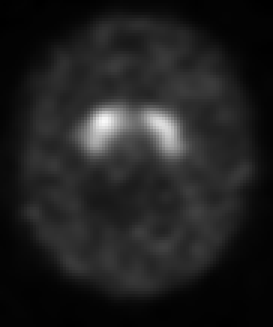
#> input picture Training/NC/NC3008.png, 91 x 109 px (shown 3 times larger); its folder holds only this picture in this run
$ jupyter execute main.ipynb
#> lines starting #> are read from the running program, lines starting #| are printed output that depends on the picture; after the words box and inside, x2 and y2 are one past the last pixel; in counts of white or black regions, pixels touching at a corner belong together
[cell 1]
import cv2
import numpy as np
import os
import matplotlib.pyplot as plt
from sklearn.svm import LinearSVC
from sklearn.preprocessing import StandardScaler

[cell 2]
def Segment(img):
    #using adaptiveThresholding technique
    thresh = cv2.adaptiveThreshold(img,1,cv2.ADAPTIVE_THRESH_GAUSSIAN_C,cv2.THRESH_BINARY,39, -27)
    # Marker labelling
    ret, markers = cv2.connectedComponents(thresh)
    # First, find the contours:
    thresh = np.uint8(markers>0)
    contours,_ = cv2.findContours(thresh, 1, 2)
    cnt = [cnt for cnt in contours if cv2.contourArea(cnt)>10]
    return cnt, markers

def MajorAxis(contour):
    ellipse = cv2.fitEllipse(contour)
    (xc,yc),(d1,d2),angle = ellipse
    return max(d1,d2)/2
#Now calculate perimeter(L), Area(S), circularity = 4*pi*S/L^2, majorAxis length, MinorAxis length from the mask
def feature_extract(contours):
    features = []
    S_L = cv2.contourArea(contours[0])
    features.append(S_L)
    S_R = cv2.contourArea(contours[1])
    features.append(S_R)
    L_L = cv2.arcLength(contours[0],True)
    features.append(L_L)
    L_R = cv2.arcLength(contours[1],True)
    features.append(L_R)
    C_L = 4*np.pi*S_L/L_L**2
    features.append(C_L)
    C_R = 4*np.pi*S_R/L_R**2
    features.append(C_R)
    features.append(MajorAxis(contours[0]))
    features.append(MajorAxis(contours[1]))
    return features

def unpack(path, Labels):
    features =[]
    labels = []
    for label in Labels:
        cur_path = path + '/' + label
        cur_label = label
        #unpacking
        count=0
        for image in os.listdir(cur_path):
            if image.endswith(".png"):
                count+=1
                print(f"Processing Image-{image} in {label}")
                #read and convert to gray scale
                im = cv2.imread(cur_path+'/'+image)
                im = cv2.cvtColor(im, cv2.COLOR_BGR2GRAY)
                contours,markers = Segment(im)
                features.append(feature_extract(contours))
                labels.append(cur_label)
    return features, labels

def Accuracy(Prediction, labels):
    count=0
    for predicted, label in zip(Prediction, labels):
        if predicted == label:
            count+=1
    return 100*count/len(testing_labels)

[cell 3]
training_path = 'Training'
training_labels = os.listdir(training_path)
training_features, training_labels = unpack(training_path, training_labels)
#> in unpack, im is the input picture: shape (109, 91, 3); min 0, max 249, mean 32.3
#> in Segment, `thresh = cv2.adaptiveThreshold(img,1,cv2.ADAPTIVE_THRESH_GAUSSIAN_C,cv..`:
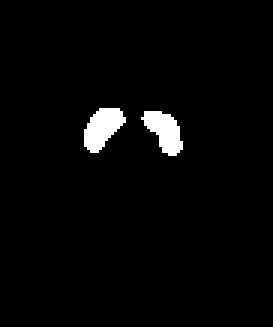
#> thresh: shape (109, 91) (shown 3 times larger); values 0 (black) and 1 (white), 2.6% white; 2 white regions
#> in Segment, `ret, markers = cv2.connectedComponents(thresh)`:
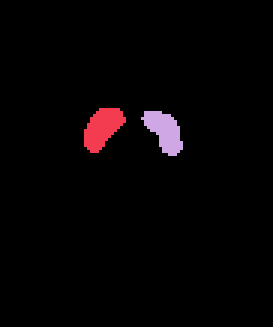
#> markers: shape (109, 91) int32 (shown 3 times larger); 3 distinct labels, from 0 to 2; one colour per label, 0 black
#> in Segment, `ret, markers = cv2.connectedComponents(thresh)`: ret = 3
#> in Segment, `contours,_ = cv2.findContours(thresh, 1, 2)`: contours = 2 contours; box (x1, y1, x2, y2) and area: (28, 36, 42, 51) 114, (47, 37, 61, 52) 102
#> in Segment, `cnt = [cnt for cnt in contours if cv2.contourArea(cnt)>10]`: cnt has the same summary as contours
#> in feature_extract, `S_L = cv2.contourArea(contours[0])`: S_L = 102.5
#> in feature_extract, `S_R = cv2.contourArea(contours[1])`: S_R = 114
#> in feature_extract, `L_L = cv2.arcLength(contours[0],True)`: L_L = 45.21
#> in feature_extract, `L_R = cv2.arcLength(contours[1],True)`: L_R = 43.46
#> in feature_extract, `C_L = 4*np.pi*S_L/L_L**2`: C_L = 0.63
#> in feature_extract, `C_R = 4*np.pi*S_R/L_R**2`: C_R = 0.759
#> in MajorAxis, `ellipse = cv2.fitEllipse(contour)`: ellipse = ((54.17, 43.1), (8.83, 17.94), 145.2)
#> in MajorAxis, `(xc,yc),(d1,d2),angle = ellipse`: xc = 54.17; yc = 43.1; d1 = 8.83; d2 = 17.94; angle = 145.2
#> pass 2 of the loop in unpack, `for label in Labels:`:
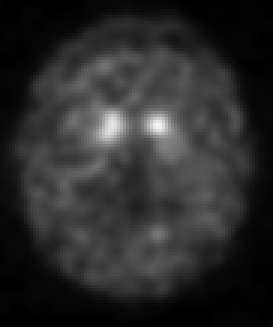
#> input picture Training/PD/PD3012.png, 91 x 109 px (shown 3 times larger)
#> in unpack, im is the input picture: shape (109, 91, 3); min 0, max 245, mean 42.9
#> im: shape (109, 91)
#> in Segment (call 2), `thresh = cv2.adaptiveThreshold(img,1,cv2.ADAPTIVE_THRESH_GAUSSIAN_C,cv..`:
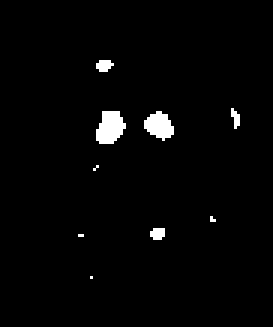
#> thresh: shape (109, 91) (shown 3 times larger); values 0 (black) and 1 (white), 2.1% white; 9 white regions (7 under 20 px)
#> markers: shape (109, 91) int32; 10 distinct labels, from 0 to 9
#> ret = 10
#> in Segment (call 2), `contours,_ = cv2.findContours(thresh, 1, 2)`: contours = 9 contours, 7 with area under 20; largest, box (x1, y1, x2, y2) and area: (32, 37, 42, 48) 66, (48, 37, 58, 47) 53
#> cnt = 4 contours, 2 with area under 20; largest, box (x1, y1, x2, y2) and area: (32, 37, 42, 48) 66, (48, 37, 58, 47) 53
#> in unpack, `contours,markers = Segment(im)`: contours has the same summary as cnt in Segment
#> training_features = [[102.5, 114, 45.21, 43.46, 0.63, 0.759, 8.97, 8.63], [10.5, 53, 12.24, 28.97, 0.88, 0.794, 2.28, 4.89]]; training_labels = ['NC', 'PD']

[cell 4]
testing_path = 'Testing'
testing_labels = os.listdir(training_path)
testing_features, testing_labels = unpack(testing_path, testing_labels)
#> in Segment (call 3), `contours,_ = cv2.findContours(thresh, 1, 2)`: contours = 2 contours; box (x1, y1, x2, y2) and area: (28, 36, 42, 51) 114, (47, 37, 61, 52) 102
#> in Segment (call 3), `cnt = [cnt for cnt in contours if cv2.contourArea(cnt)>10]`: cnt has the same summary as contours
#> pass 2 of the loop in unpack, `for label in Labels:`:
#> in Segment (call 4), `contours,_ = cv2.findContours(thresh, 1, 2)`: contours = 9 contours, 7 with area under 20; largest, box (x1, y1, x2, y2) and area: (32, 37, 42, 48) 66, (48, 37, 58, 47) 53
#> in unpack (call 2), `contours,markers = Segment(im)`: contours has the same summary as cnt in Segment
#> testing_features has the same summary as training_features; testing_labels = ['NC', 'PD']

[cell 5]
print ("Training features: {}".format(np.array(training_features).shape))
#| Training features: (2, 8)
print ("Training labels: {}".format(np.array(training_labels).shape))
#| Training labels: (2,)

[cell 6]
# Normalizing both data the data
scaler = StandardScaler()
scaler.fit(training_features)
training_data = scaler.transform(training_features)
testing_data = scaler.transform(testing_features)

[cell 7]
# create the classifier
print("[STATUS] Creating the classifier..")
clf_svm = LinearSVC(random_state=9, max_iter=1000)
# fit the training data and labels
print("[STATUS] Fitting data/label to model..")
clf_svm.fit(training_data, training_labels)

[cell 8]
#prediction
Prediction = [clf_svm.predict(feature.reshape(1, -1))[0] for feature in testing_data]
#> Prediction = ['NC', 'PD']
model_accuracy = Accuracy(Prediction, testing_labels)
#> the loop in Accuracy, `for predicted, label in zip(Prediction, labels):` made 2 passes
#> (predicted, label, count) on passes 1 to 2: ('NC', 'NC', 1), ('PD', 'PD', 2)
#> after the loop in Accuracy, `for predicted, label in zip(Prediction, labels):`: count = 2
#> model_accuracy = 100
print(model_accuracy)
#| 100.0

[cell 9]
for p,l in zip(Prediction, testing_labels):
    print(f'label {l} predicted as {p}')
#> this loop made 2 passes
#| label NC predicted as NC
#| label PD predicted as PD
